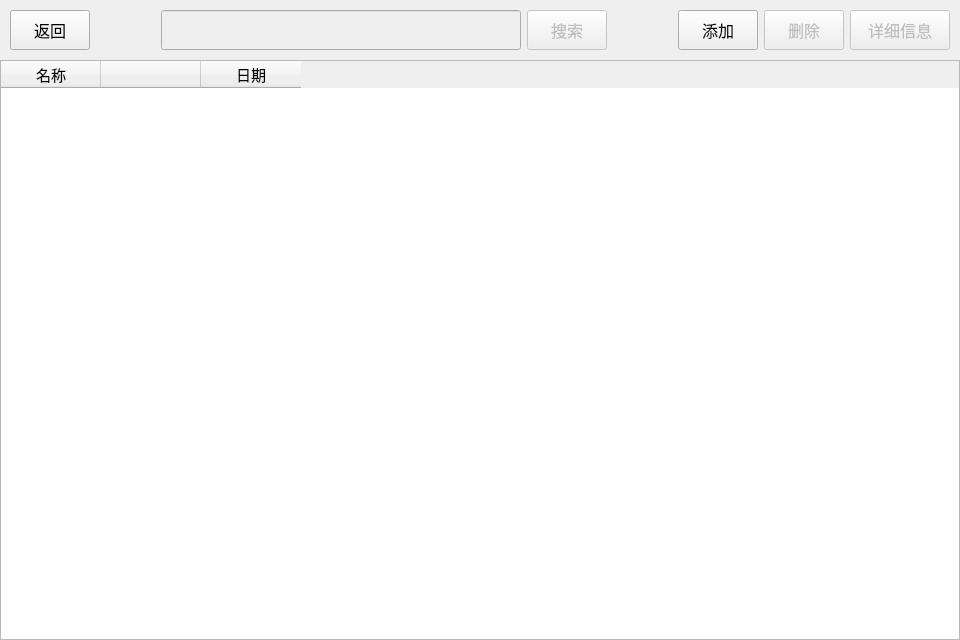
   <widget class="QWidget" name="ManagePage">
    <property name="sizePolicy">
     <sizepolicy hsizetype="Fixed" vsizetype="Fixed">
      <horstretch>0</horstretch>
      <verstretch>0</verstretch>
     </sizepolicy>
    </property>
    <property name="minimumSize">
     <size>
      <width>960</width>
      <height>640</height>
     </size>
    </property>
    <property name="maximumSize">
     <size>
      <width>960</width>
      <height>640</height>
     </size>
    </property>
    <property name="baseSize">
     <size>
      <width>960</width>
      <height>640</height>
     </size>
    </property>
    <widget class="QWidget" name="header_ManagePage">
     <property name="geometry">
      <rect>
       <x>10</x>
       <y>10</y>
       <width>940</width>
       <height>40</height>
      </rect>
     </property>
     <layout class="QHBoxLayout" name="headerLayout_ManagePage">
      <item>
       <widget class="QPushButton" name="backButton_ManagePage">
        <property name="sizePolicy">
         <sizepolicy hsizetype="Minimum" vsizetype="Expanding">
          <horstretch>0</horstretch>
          <verstretch>0</verstretch>
         </sizepolicy>
        </property>
        <property name="minimumSize">
         <size>
          <width>80</width>
          <height>30</height>
         </size>
        </property>
        <property name="font">
         <font>
          <pointsize>12</pointsize>
         </font>
        </property>
        <property name="text">
         <string>返回</string>
        </property>
       </widget>
      </item>
      <item>
       <spacer name="searchLeftSpacer_ManagePage">
        <property name="orientation">
         <enum>Qt::Horizontal</enum>
        </property>
        <property name="sizeHint" stdset="0">
         <size>
          <width>10</width>
          <height>30</height>
         </size>
        </property>
       </spacer>
      </item>
      <item>
       <layout class="QHBoxLayout" name="searchLayout_ManagePage">
        <item>
         <widget class="QLineEdit" name="searchBox_ManagePage">
          <property name="enabled">
           <bool>false</bool>
          </property>
          <property name="sizePolicy">
           <sizepolicy hsizetype="Minimum" vsizetype="Expanding">
            <horstretch>0</horstretch>
            <verstretch>0</verstretch>
           </sizepolicy>
          </property>
          <property name="minimumSize">
           <size>
            <width>360</width>
            <height>30</height>
           </size>
          </property>
          <property name="font">
           <font>
            <pointsize>11</pointsize>
           </font>
          </property>
         </widget>
        </item>
        <item>
         <widget class="QPushButton" name="searchButton_ManagePage">
          <property name="enabled">
           <bool>false</bool>
          </property>
          <property name="sizePolicy">
           <sizepolicy hsizetype="Minimum" vsizetype="Expanding">
            <horstretch>0</horstretch>
            <verstretch>0</verstretch>
           </sizepolicy>
          </property>
          <property name="minimumSize">
           <size>
            <width>10</width>
            <height>30</height>
           </size>
          </property>
          <property name="font">
           <font>
            <pointsize>12</pointsize>
           </font>
          </property>
          <property name="text">
           <string>搜索</string>
          </property>
         </widget>
        </item>
       </layout>
      </item>
      <item>
       <spacer name="searchRightSpacer_ManagePage">
        <property name="orientation">
         <enum>Qt::Horizontal</enum>
        </property>
        <property name="sizeHint" stdset="0">
         <size>
          <width>10</width>
          <height>30</height>
         </size>
        </property>
       </spacer>
      </item>
      <item>
       <layout class="QHBoxLayout" name="operationLayout_ManagePage">
        <item>
         <widget class="QPushButton" name="addButton_ManagePage">
          <property name="enabled">
           <bool>true</bool>
          </property>
          <property name="sizePolicy">
           <sizepolicy hsizetype="Minimum" vsizetype="Expanding">
            <horstretch>0</horstretch>
            <verstretch>0</verstretch>
           </sizepolicy>
          </property>
          <property name="minimumSize">
           <size>
            <width>80</width>
            <height>30</height>
           </size>
          </property>
          <property name="font">
           <font>
            <pointsize>12</pointsize>
           </font>
          </property>
          <property name="text">
           <string>添加</string>
          </property>
         </widget>
        </item>
        <item>
         <widget class="QPushButton" name="deleteButton_ManagePage">
          <property name="enabled">
           <bool>false</bool>
          </property>
          <property name="sizePolicy">
           <sizepolicy hsizetype="Minimum" vsizetype="Expanding">
            <horstretch>0</horstretch>
            <verstretch>0</verstretch>
           </sizepolicy>
          </property>
          <property name="minimumSize">
           <size>
            <width>80</width>
            <height>30</height>
           </size>
          </property>
          <property name="font">
           <font>
            <pointsize>12</pointsize>
           </font>
          </property>
          <property name="text">
           <string>删除</string>
          </property>
         </widget>
        </item>
        <item>
         <widget class="QPushButton" name="detailButton">
          <property name="enabled">
           <bool>false</bool>
          </property>
          <property name="sizePolicy">
           <sizepolicy hsizetype="Minimum" vsizetype="Expanding">
            <horstretch>0</horstretch>
            <verstretch>0</verstretch>
           </sizepolicy>
          </property>
          <property name="minimumSize">
           <size>
            <width>100</width>
            <height>30</height>
           </size>
          </property>
          <property name="font">
           <font>
            <pointsize>12</pointsize>
           </font>
          </property>
          <property name="text">
           <string>详细信息</string>
          </property>
         </widget>
        </item>
       </layout>
      </item>
     </layout>
    </widget>
    <widget class="QTableWidget" name="recipeTable">
     <property name="geometry">
      <rect>
       <x>0</x>
       <y>60</y>
       <width>960</width>
       <height>580</height>
      </rect>
     </property>
     <property name="font">
      <font>
       <pointsize>11</pointsize>
      </font>
     </property>
     <property name="autoScrollMargin">
      <number>15</number>
     </property>
     <property name="editTriggers">
      <set>QAbstractItemView::NoEditTriggers</set>
     </property>
     <property name="selectionMode">
      <enum>QAbstractItemView::SingleSelection</enum>
     </property>
     <property name="selectionBehavior">
      <enum>QAbstractItemView::SelectRows</enum>
     </property>
     <property name="textElideMode">
      <enum>Qt::ElideMiddle</enum>
     </property>
     <property name="verticalScrollMode">
      <enum>QAbstractItemView::ScrollPerPixel</enum>
     </property>
     <property name="horizontalScrollMode">
      <enum>QAbstractItemView::ScrollPerPixel</enum>
     </property>
     <property name="rowCount">
      <number>0</number>
     </property>
     <property name="columnCount">
      <number>3</number>
     </property>
     <attribute name="horizontalHeaderMinimumSectionSize">
      <number>35</number>
     </attribute>
     <attribute name="horizontalHeaderDefaultSectionSize">
      <number>100</number>
     </attribute>
     <attribute name="verticalHeaderVisible">
      <bool>false</bool>
     </attribute>
     <column>
      <property name="text">
       <string>名称</string>
      </property>
      <property name="textAlignment">
       <set>AlignCenter</set>
      </property>
     </column>
     <column>
      <property name="text">
       <string/>
      </property>
     </column>
     <column>
      <property name="text">
       <string>日期</string>
      </property>
      <property name="textAlignment">
       <set>AlignCenter</set>
      </property>
     </column>
    </widget>
   </widget>
